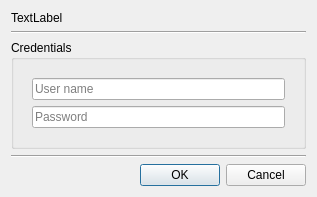
<?xml version="1.0" encoding="UTF-8"?>
<ui version="4.0">
 <class>LC7LoginDlg</class>
 <widget class="QDialog" name="LC7LoginDlg">
  <property name="geometry">
   <rect>
    <x>0</x>
    <y>0</y>
    <width>317</width>
    <height>183</height>
   </rect>
  </property>
  <property name="windowTitle">
   <string>Dialog</string>
  </property>
  <layout class="QVBoxLayout" name="verticalLayout">
   <item>
    <widget class="QLabel" name="message">
     <property name="sizePolicy">
      <sizepolicy hsizetype="Preferred" vsizetype="Expanding">
       <horstretch>0</horstretch>
       <verstretch>0</verstretch>
      </sizepolicy>
     </property>
     <property name="text">
      <string>TextLabel</string>
     </property>
     <property name="alignment">
      <set>Qt::AlignLeading|Qt::AlignLeft|Qt::AlignVCenter</set>
     </property>
     <property name="wordWrap">
      <bool>true</bool>
     </property>
    </widget>
   </item>
   <item>
    <widget class="Line" name="line">
     <property name="orientation">
      <enum>Qt::Horizontal</enum>
     </property>
    </widget>
   </item>
   <item>
    <widget class="QGroupBox" name="groupBox">
     <property name="title">
      <string>Credentials</string>
     </property>
     <layout class="QVBoxLayout" name="verticalLayout_2">
      <property name="leftMargin">
       <number>18</number>
      </property>
      <property name="topMargin">
       <number>18</number>
      </property>
      <property name="rightMargin">
       <number>18</number>
      </property>
      <property name="bottomMargin">
       <number>18</number>
      </property>
      <item>
       <widget class="QLineEdit" name="username">
        <property name="placeholderText">
         <string>User name</string>
        </property>
       </widget>
      </item>
      <item>
       <widget class="QLineEdit" name="password">
        <property name="echoMode">
         <enum>QLineEdit::Password</enum>
        </property>
        <property name="placeholderText">
         <string>Password</string>
        </property>
       </widget>
      </item>
     </layout>
    </widget>
   </item>
   <item>
    <widget class="Line" name="line_2">
     <property name="orientation">
      <enum>Qt::Horizontal</enum>
     </property>
    </widget>
   </item>
   <item>
    <layout class="QHBoxLayout" name="horizontalLayout">
     <item>
      <spacer name="horizontalSpacer">
       <property name="orientation">
        <enum>Qt::Horizontal</enum>
       </property>
       <property name="sizeType">
        <enum>QSizePolicy::Expanding</enum>
       </property>
       <property name="sizeHint" stdset="0">
        <size>
         <width>40</width>
         <height>20</height>
        </size>
       </property>
      </spacer>
     </item>
     <item>
      <widget class="QPushButton" name="okButton">
       <property name="text">
        <string>OK</string>
       </property>
      </widget>
     </item>
     <item>
      <widget class="QPushButton" name="cancelButton">
       <property name="text">
        <string>Cancel</string>
       </property>
      </widget>
     </item>
    </layout>
   </item>
  </layout>
 </widget>
 <tabstops>
  <tabstop>password</tabstop>
  <tabstop>okButton</tabstop>
  <tabstop>cancelButton</tabstop>
  <tabstop>username</tabstop>
 </tabstops>
 <resources/>
 <connections>
  <connection>
   <sender>okButton</sender>
   <signal>clicked()</signal>
   <receiver>LC7LoginDlg</receiver>
   <slot>accept()</slot>
   <hints>
    <hint type="sourcelabel">
     <x>351</x>
     <y>38</y>
    </hint>
    <hint type="destinationlabel">
     <x>233</x>
     <y>29</y>
    </hint>
   </hints>
  </connection>
  <connection>
   <sender>cancelButton</sender>
   <signal>clicked()</signal>
   <receiver>LC7LoginDlg</receiver>
   <slot>reject()</slot>
   <hints>
    <hint type="sourcelabel">
     <x>330</x>
     <y>66</y>
    </hint>
    <hint type="destinationlabel">
     <x>197</x>
     <y>125</y>
    </hint>
   </hints>
  </connection>
 </connections>
</ui>
